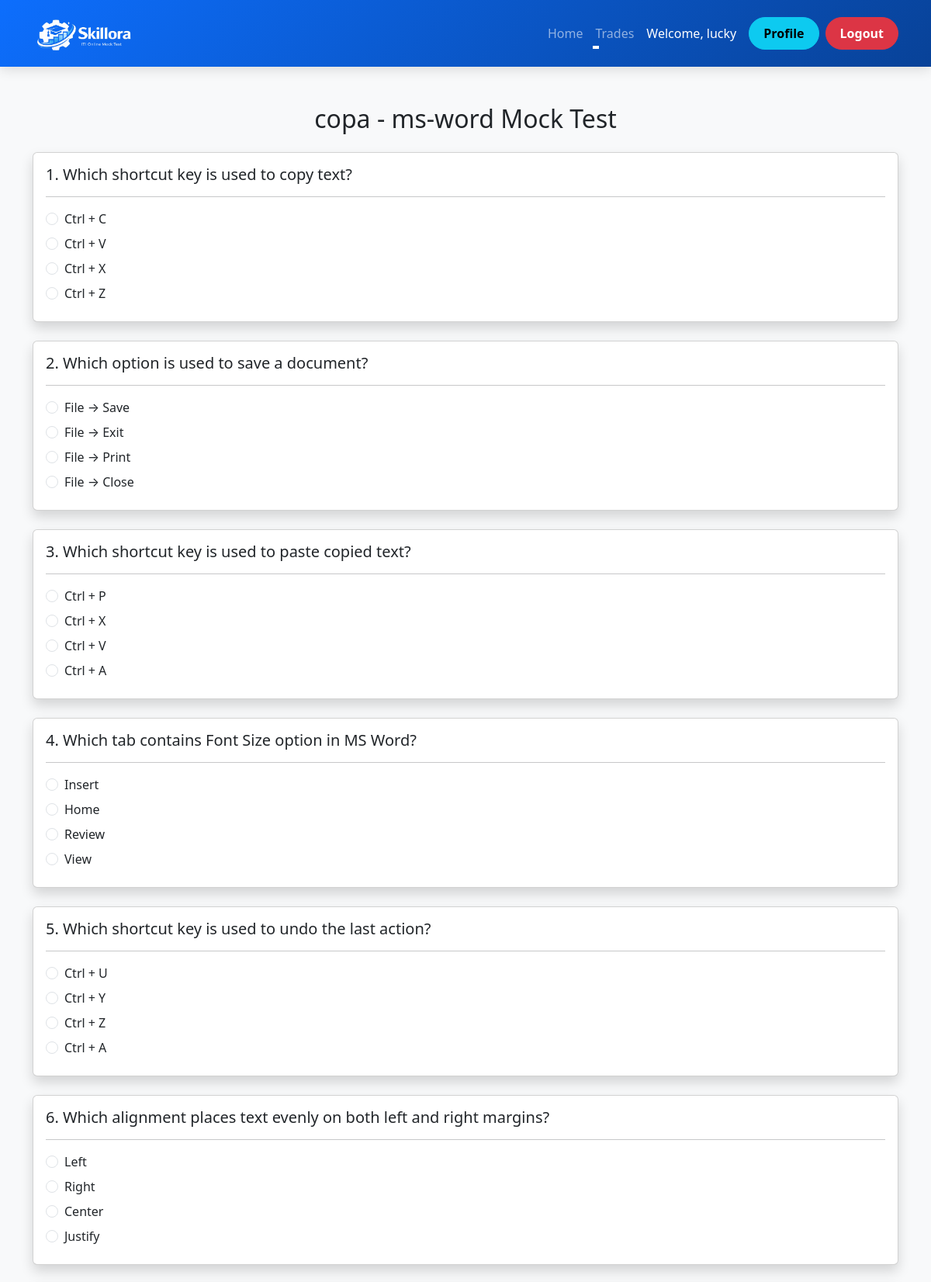
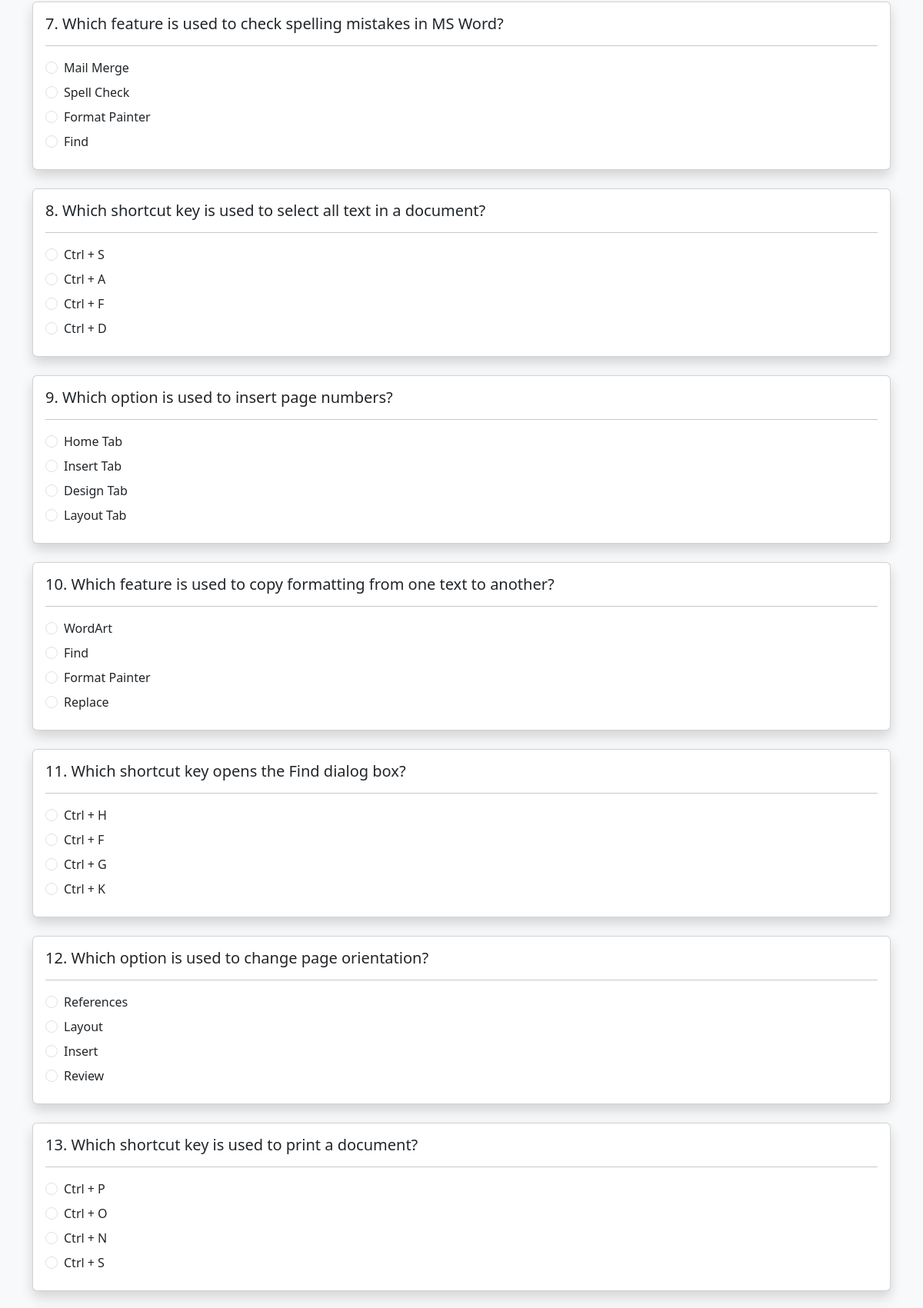
The app's page /copa/ms-word/ (signed in, upper part) with its own data (2 pictures, top to bottom).
### myapp/models.py (models this page shows, shortened)
class Question(models.Model):
    trade = models.CharField(max_length=100)
    chapter = models.CharField(max_length=100)
    question = models.TextField()
    option1 = models.CharField(max_length=200)
    option2 = models.CharField(max_length=200)
    option3 = models.CharField(max_length=200)
    option4 = models.CharField(max_length=200)
    answer = models.CharField(max_length=200)

### myapp/views.py (the view, shortened to what this page needs)
# urls.py: path('<str:trade>/<str:chapter>/', views.trade_test,name='trade_test'
def trade_test(request, trade, chapter):
    questions = Question.objects.filter(
        trade=trade,
        chapter=chapter
    )[:20]
    score = None
    correct = 0
    incorrect = 0
    skipped = 0
    percentage = 0
    pass_status = False
    question_results = []
    return render(request, 'test.html', {
        'questions': questions,
        'score': score,
        'correct': correct,
        'incorrect': incorrect,
        'skipped': skipped,
        'question_results': question_results,
        'percentage': percentage,
        'pass_status': pass_status,
        'trade': trade,
        'chapter': chapter
    })

### templates/test.html (shortened to what this page needs)
{% extends 'base.html' %}
{% block content %}
{% if score is None %}
<div class="container mt-5">
    <h2 class="text-center mb-4">
        {{ trade }} - {{ chapter }} Mock Test
    </h2>
    <form method="POST">
        {% for q in questions %}
        <div class="card mb-4 shadow">
            <div class="card-body">
                <h5>
                    {{ forloop.counter }}.
                    {{ q.question }}
                </h5>
                <hr>
                <div class="form-check mb-2">
                    <input class="form-check-input"
                           type="radio"
                           name="{{ q.id }}"
                           value="{{ q.option1 }}">
                    <label class="form-check-label">
                        {{ q.option1 }}
                    </label>
                </div>
                <div class="form-check mb-2">
                    <input class="form-check-input"
                           type="radio"
                           name="{{ q.id }}"
                           value="{{ q.option2 }}">
                    <label class="form-check-label">
                        {{ q.option2 }}
                    </label>
                </div>
                <div class="form-check mb-2">
                    <input class="form-check-input"
                           type="radio"
                           name="{{ q.id }}"
                           value="{{ q.option3 }}">
                    <label class="form-check-label">
                        {{ q.option3 }}
                    </label>
                </div>
                <div class="form-check mb-2">
                    <input class="form-check-input"
                           type="radio"
                           name="{{ q.id }}"
                           value="{{ q.option4 }}">
                    <label class="form-check-label">
                        {{ q.option4 }}
                    </label>
                </div>
            </div>
        </div>
        {% endfor %}
    </form>
</div>
{% endif %}
{% endblock %}

### templates/base.html (shortened to what this page needs)
{% load static %}
<!DOCTYPE html>
<html lang="en">
<head>
    <link href="https://cdn.jsdelivr.net/npm/bootstrap@5.3.0/dist/css/bootstrap.min.css" rel="stylesheet">
    <link rel="stylesheet" href="https://cdn.jsdelivr.net/npm/bootstrap-icons@1.11.3/font/bootstrap-icons.min.css">
</head>
<body>
<nav class="navbar navbar-expand-lg navbar-dark bg-primary">
  <div class="container">
    <a class="navbar-brand fw-bold d-flex align-items-center" href="/">
    <img src="{% static 'images/logo.png' %}" alt="Skillora Logo">
</a>
    <div class="collapse navbar-collapse" id="navmenu">
      <ul class="navbar-nav ms-auto align-items-lg-center text-center">
        <li class="nav-item">
          <a class="nav-link" href="/">Home</a>
        </li>
        <li class="nav-item dropdown">
          <a class="nav-link dropdown-toggle" href="#" data-bs-toggle="dropdown">
            Trades
          </a>
        </li>
        {% if user.is_authenticated %}
        <li class="nav-item mt-2 mt-lg-0">
          <span class="nav-link text-white">
            Welcome, {{ user.username }}
          </span>
        </li>
        <li class="nav-item">
          <a href="/profile/" class="btn btn-info nav-btn mx-lg-2">Profile</a>
        </li>
        <li class="nav-item">
          <a href="/logout/" class="btn btn-danger nav-btn">Logout</a>
        </li>
        {% endif %}
      </ul>
    </div>
  </div>
</nav>
{% block content %}
{% endblock %}
</body>
</html>

### templates/base.html (style rules this page uses)
:root { --primary:#0d6efd; --dark:#084298; }
body { background:#f8f9fa; min-height:100vh; }
.navbar { background:linear-gradient(135deg,#0d6efd,#084298) !important; position:sticky; top:0; z-index:999; box-shadow:0 4px 15px rgba(0,0,0,0.12); }
.navbar-brand img { max-height:60px; width:auto; transition:0.3s; }
.nav-link { font-weight:500; position:relative; transition:0.3s; }
.nav-link::after { content:''; position:absolute; left:0; bottom:0; width:0; height:2px; background:#fff; transition:0.3s; }
.nav-btn { border-radius:30px; font-weight:600; padding:8px 18px; transition:0.3s; }
.container { animation:fadeIn .4s ease; }

### records on screen
Question: question "Which shortcut key is used to copy text?", option1 "Ctrl + C", option2 "Ctrl + V", option3 "Ctrl + X", option4 "Ctrl + Z"
Question: question "Which option is used to save a document?", option1 "File → Save", option2 "File → Exit", option3 "File → Print", option4 "File → Close"
Question: question "Which shortcut key is used to paste copied text?", option1 "Ctrl + P", option2 "Ctrl + X", option3 "Ctrl + V", option4 "Ctrl + A"
Question: question "Which tab contains Font Size option in MS Word?", option1 "Insert", option2 "Home", option3 "Review", option4 "View"
Question: question "Which shortcut key is used to undo the last action?", option1 "Ctrl + U", option2 "Ctrl + Y", option3 "Ctrl + Z", option4 "Ctrl + A"
Question: question "Which alignment places text evenly on both left and right margins?", option1 "Left", option2 "Right", option3 "Center", option4 "Justify"
Question: question "Which feature is used to check spelling mistakes in MS Word?", option1 "Mail Merge", option2 "Spell Check", option3 "Format Painter", option4 "Find"
Question: question "Which shortcut key is used to select all text in a document?", option1 "Ctrl + S", option2 "Ctrl + A", option3 "Ctrl + F", option4 "Ctrl + D"
Question: question "Which option is used to insert page numbers?", option1 "Home Tab", option2 "Insert Tab", option3 "Design Tab", option4 "Layout Tab"
Question: question "Which feature is used to copy formatting from one text to another?", option1 "WordArt", option2 "Find", option3 "Format Painter", option4 "Replace"
Question: question "Which shortcut key opens the Find dialog box?", option1 "Ctrl + H", option2 "Ctrl + F", option3 "Ctrl + G", option4 "Ctrl + K"
Question: question "Which option is used to change page orientation?", option1 "References", option2 "Layout", option3 "Insert", option4 "Review"
Question: question "Which shortcut key is used to print a document?", option1 "Ctrl + P", option2 "Ctrl + O", option3 "Ctrl + N", option4 "Ctrl + S"

### other values on screen
{{ user.username }} "lucky"
{{ trade }} "copa"
{{ chapter }} "ms-word"
